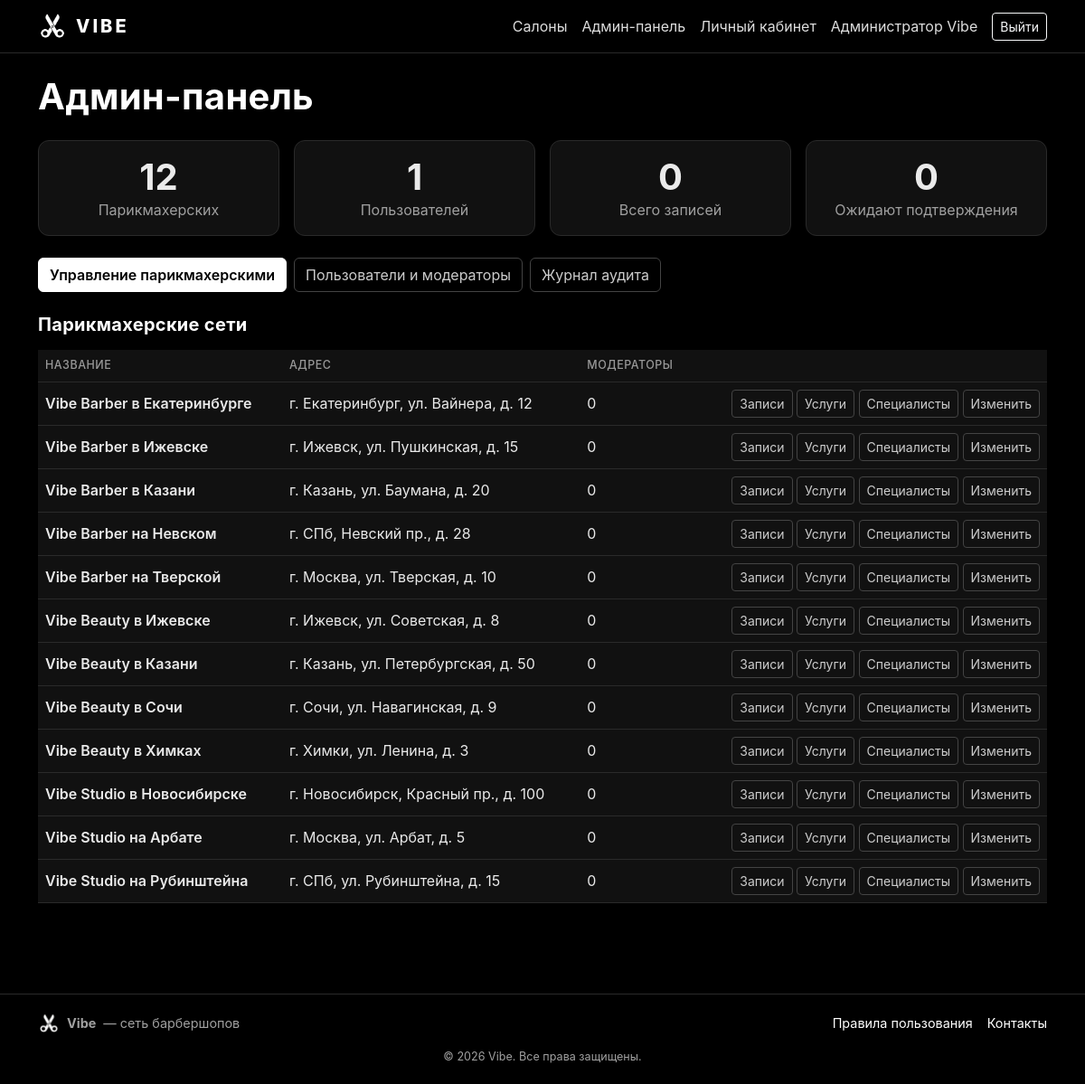
Page /admin/ (signed in) on the committed database.
### app/models.py (models this page shows, shortened)
class User(UserMixin, db.Model):
    __tablename__ = "users"
    id = db.Column(db.Integer, primary_key=True)
    full_name = db.Column(db.String(150), nullable=False)
    email = db.Column(db.String(150), unique=True, nullable=False, index=True)
    phone = db.Column(db.String(30), unique=True, nullable=True, index=True)
    password_hash = db.Column(db.String(255), nullable=False)
    role = db.Column(db.String(20), nullable=False, default=ROLE_CLIENT)
    salon_id = db.Column(db.Integer, db.ForeignKey("salons.id"), nullable=True)
    is_active_flag = db.Column(db.Boolean, default=True)
    created_at = db.Column(db.DateTime, default=datetime.utcnow)
    phone_verified = db.Column(db.Boolean, default=False, nullable=False)
    phone_code = db.Column(db.String(10), nullable=True)
    phone_code_expires = db.Column(db.DateTime, nullable=True)
    reset_code = db.Column(db.String(10), nullable=True)
    reset_code_expires = db.Column(db.DateTime, nullable=True)
    reset_channel = db.Column(db.String(10), nullable=True)
    salon = db.relationship("Salon", foreign_keys=[salon_id], backref="moderators")
    bookings = db.relationship("Booking", backref="client", foreign_keys="Booking.user_id")
    @property
    def is_active(self):
        return self.is_active_flag
    def is_admin(self):
        return self.role == ROLE_ADMIN

class Salon(db.Model):
    __tablename__ = "salons"
    id = db.Column(db.Integer, primary_key=True)
    city_id = db.Column(db.Integer, db.ForeignKey("cities.id"), nullable=True)
    name = db.Column(db.String(150), nullable=False)
    address = db.Column(db.String(255), nullable=False)
    phone = db.Column(db.String(30))
    description = db.Column(db.Text)
    photo_url = db.Column(db.String(500))
    latitude = db.Column(db.Float)
    longitude = db.Column(db.Float)
    kind = db.Column(db.String(20), default="barber")
    is_active = db.Column(db.Boolean, default=True)
    created_at = db.Column(db.DateTime, default=datetime.utcnow)
    services = db.relationship("Service", backref="salon", cascade="all, delete-orphan")
    specialists = db.relationship("Specialist", backref="salon", cascade="all, delete-orphan")
    bookings = db.relationship("Booking", backref="salon", cascade="all, delete-orphan")
    photos = db.relationship("SalonPhoto", backref="salon",
                             cascade="all, delete-orphan",
                             order_by="SalonPhoto.position")

### app/admin.py (the view)
@admin_bp.route("/")
def dashboard():
    salons_count = Salon.query.count()
    users_count = User.query.count()
    bookings_count = Booking.query.count()
    pending_count = Booking.query.filter_by(status="pending").count()
    salons = Salon.query.order_by(Salon.name).all()
    return render_template(
        "admin/dashboard.html",
        salons_count=salons_count, users_count=users_count,
        bookings_count=bookings_count, pending_count=pending_count,
        salons=salons,
    )

### app/admin.py (called while the page is built)
@admin_bp.before_request
@login_required
@roles_required(ROLE_ADMIN)
def guard():
    pass

### app/templates/admin/dashboard.html (shortened to what this page needs)
{% extends "base.html" %}
{% block content %}
  <h1 class="fw-bold mb-4">Админ-панель</h1>
  <div class="row g-3 mb-4">
    <div class="col-md-3">
      <div class="card p-3 text-center">
        <div class="display-6 fw-bold">{{ salons_count }}</div>
        <div class="text-muted">Парикмахерских</div>
      </div>
    </div>
    <div class="col-md-3">
      <div class="card p-3 text-center">
        <div class="display-6 fw-bold">{{ users_count }}</div>
        <div class="text-muted">Пользователей</div>
      </div>
    </div>
    <div class="col-md-3">
      <div class="card p-3 text-center">
        <div class="display-6 fw-bold">{{ bookings_count }}</div>
        <div class="text-muted">Всего записей</div>
      </div>
    </div>
    <div class="col-md-3">
      <div class="card p-3 text-center">
        <div class="display-6 fw-bold">{{ pending_count }}</div>
        <div class="text-muted">Ожидают подтверждения</div>
      </div>
    </div>
  </div>
  <div class="d-flex gap-2 mb-4 flex-wrap">
    <a href="{{ url_for('admin.salons') }}" class="btn btn-brand">Управление парикмахерскими</a>
    <a href="{{ url_for('admin.users') }}" class="btn btn-outline-secondary">Пользователи и модераторы</a>
    <a href="{{ url_for('admin.audit_view') }}" class="btn btn-outline-secondary">Журнал аудита</a>
  </div>
  <h5 class="fw-bold mb-3">Парикмахерские сети</h5>
  <div class="table-responsive">
    <table class="table align-middle">
      <thead>
        <tr>
          <th>Название</th>
          <th>Адрес</th>
          <th>Модераторы</th>
          <th></th>
        </tr>
      </thead>
      <tbody>
      {% for s in salons %}
        <tr>
          <td class="fw-semibold">{{ s.name }}</td>
          <td>{{ s.address }}</td>
          <td>{{ s.moderators|selectattr('role','equalto','moderator')|list|length }}</td>
          <td class="text-end">
            <a href="{{ url_for('admin.salon_bookings', salon_id=s.id) }}" class="btn btn-sm btn-outline-secondary">Записи</a>
            <a href="{{ url_for('admin.salon_services', salon_id=s.id) }}" class="btn btn-sm btn-outline-secondary">Услуги</a>
            <a href="{{ url_for('admin.salon_specialists', salon_id=s.id) }}" class="btn btn-sm btn-outline-secondary">Специалисты</a>
            <a href="{{ url_for('admin.salon_edit', salon_id=s.id) }}" class="btn btn-sm btn-outline-secondary">Изменить</a>
          </td>
        </tr>
      {% endfor %}
      </tbody>
    </table>
  </div>
{% endblock %}

### app/templates/base.html (shortened to what this page needs)
<!doctype html>
<html lang="ru">
<head>
  <link href="https://cdn.jsdelivr.net/npm/bootstrap@5.3.3/dist/css/bootstrap.min.css"
        rel="stylesheet"
>
  <link href="{{ url_for('static', filename='css/style.css') }}" rel="stylesheet">
</head>
<body>
  <nav class="navbar navbar-expand-lg navbar-dark app-navbar">
    <div class="container">
      <a class="navbar-brand" href="{{ url_for('main.index') }}">
        <img src="{{ url_for('static', filename='img/logo.png') }}" alt="Vibe">
        <span class="brand-text">Vibe</span>
      </a>
      <div class="collapse navbar-collapse" id="nav">
        <ul class="navbar-nav ms-auto align-items-lg-center">
          <li class="nav-item"><a class="nav-link" href="{{ url_for('main.index') }}">Салоны</a></li>
          {% if current_user.is_authenticated %}
            {% if current_user.is_admin() %}
              <li class="nav-item"><a class="nav-link" href="{{ url_for('admin.dashboard') }}">Админ-панель</a></li>
            {% elif current_user.is_moderator() %}
              <li class="nav-item"><a class="nav-link" href="{{ url_for('moderator.dashboard') }}">Кабинет модератора</a></li>
            {% endif %}
            <li class="nav-item"><a class="nav-link" href="{{ url_for('main.profile') }}">Личный кабинет</a></li>
            <li class="nav-item"><span class="nav-link text-light-50">{{ current_user.full_name }}</span></li>
            <li class="nav-item"><a class="btn btn-outline-light btn-sm ms-2" href="{{ url_for('auth.logout') }}">Выйти</a></li>
          {% else %}
            <li class="nav-item"><a class="nav-link" href="{{ url_for('auth.login') }}">Вход</a></li>
            <li class="nav-item"><a class="btn btn-light btn-sm ms-2" href="{{ url_for('auth.register') }}">Регистрация</a></li>
          {% endif %}
        </ul>
      </div>
    </div>
  </nav>
  <main class="container py-4">
    {% block content %}{% endblock %}
  </main>
  <footer class="vibe-footer">
    <div class="container">
      <div class="d-flex flex-wrap justify-content-between align-items-center mb-3">
        <div class="d-flex align-items-center gap-2">
          <img src="{{ url_for('static', filename='img/logo.png') }}" alt="Vibe">
          <strong>Vibe</strong> — сеть барбершопов
        </div>
        <div class="d-flex gap-3">
          <a href="{{ url_for('main.rules') }}">Правила пользования</a>
          <a href="{{ url_for('main.contacts') }}">Контакты</a>
        </div>
      </div>
      <div class="small text-light-50 text-center">© {{ now.year }} Vibe. Все права защищены.</div>
    </div>
  </footer>
</body>
</html>

### app/static/css/style.css (style rules this page uses)
:root { --vibe-black: #000000; --vibe-dark: #111111; --vibe-gray: #1c1c1c; --vibe-border: #2a2a2a; --vibe-muted: #a0a0a0; --vibe-accent: #ffffff; }
* { box-sizing: border-box; }
body { background: var(--vibe-black); color: #eaeaea; font-family: -apple-system, "Segoe UI", Roboto, "Helvetica Neue", Arial, sans-serif; min-height: 100vh; display: flex; flex-direction: column; }
main { flex: 1; }
a { color: #ffffff; text-decoration: none; }
.app-navbar { background: #000 !important; border-bottom: 1px solid var(--vibe-border); }
.navbar-brand { display: flex; align-items: center; gap: 10px; }
.navbar-brand img { height: 32px; width: auto; }
.navbar-brand .brand-text { font-weight: 800; letter-spacing: 3px; text-transform: uppercase; color: #fff; }
.app-navbar .nav-link { color: #ddd !important; }
.vibe-footer { border-top: 1px solid var(--vibe-border); padding: 20px 0; margin-top: 60px; color: var(--vibe-muted); font-size: .9rem; background: #000; }
.vibe-footer img { height: 24px; width: auto; }
.card, .card-salon { background: var(--vibe-dark); border: 1px solid var(--vibe-border); color: #eaeaea; border-radius: 12px; }
.text-light-50 { color: var(--vibe-muted) !important; }
.text-muted { color: var(--vibe-muted) !important; }
h1, h2, h3, h4, h5 { color: #fff; letter-spacing: .3px; }
.btn-brand { background: #ffffff; border-color: #ffffff; color: #000; font-weight: 600; }
.btn-outline-secondary { color: #cccccc; border-color: #444; }
.table { color: #eaeaea; }
.table > :not(caption) > * > * { background: var(--vibe-dark); color: #eaeaea; border-bottom-color: var(--vibe-border); }
.table thead th { color: #999; font-weight: 500; text-transform: uppercase; font-size: .78rem; letter-spacing: .5px; }

### rows in the picture
User: full_name "Администратор Vibe"
Salon: name "Vibe Barber в Екатеринбурге", address "г. Екатеринбург, ул. Вайнера, д. 12", moderators|selectattr "0"
Salon: name "Vibe Barber в Ижевске", address "г. Ижевск, ул. Пушкинская, д. 15", moderators|selectattr "0"
Salon: name "Vibe Barber в Казани", address "г. Казань, ул. Баумана, д. 20", moderators|selectattr "0"
Salon: name "Vibe Barber на Невском", address "г. СПб, Невский пр., д. 28", moderators|selectattr "0"
Salon: name "Vibe Barber на Тверской", address "г. Москва, ул. Тверская, д. 10", moderators|selectattr "0"
Salon: name "Vibe Beauty в Ижевске", address "г. Ижевск, ул. Советская, д. 8", moderators|selectattr "0"
Salon: name "Vibe Beauty в Казани", address "г. Казань, ул. Петербургская, д. 50", moderators|selectattr "0"
Salon: name "Vibe Beauty в Сочи", address "г. Сочи, ул. Навагинская, д. 9", moderators|selectattr "0"
Salon: name "Vibe Beauty в Химках", address "г. Химки, ул. Ленина, д. 3", moderators|selectattr "0"
Salon: name "Vibe Studio в Новосибирске", address "г. Новосибирск, Красный пр., д. 100", moderators|selectattr "0"
Salon: name "Vibe Studio на Арбате", address "г. Москва, ул. Арбат, д. 5", moderators|selectattr "0"
Salon: name "Vibe Studio на Рубинштейна", address "г. СПб, ул. Рубинштейна, д. 15", moderators|selectattr "0"

### other values in the picture
{{ salons_count }} "12"
{{ users_count }} "1"
{{ bookings_count }} "0"
{{ pending_count }} "0"
